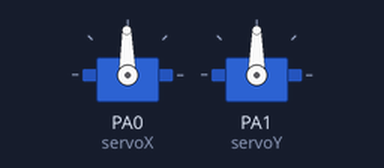
Recording of a sketch running on a simulated STM32 Blue Pill. Shown: 2 × servo. What the sketch prints to the serial monitor is not drawn.

Above: at 4.55 s.
At 6.25 s:
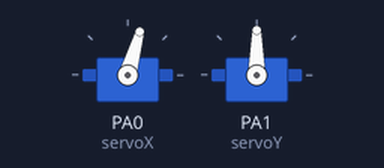
At 7.65 s:
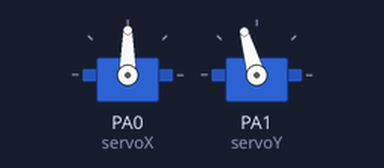
At 10.45 s:
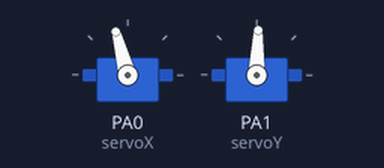
Timing chart, 0 to 13.8 s (numbered marks = the images above):
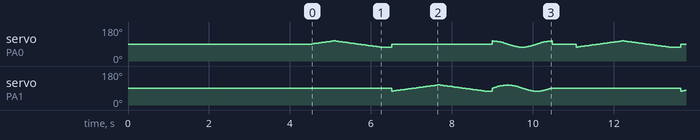

Measured:
- by itself, servo on PA0 (servoX), servo on PA1 (servoY): moves between 74° and 106°, repeating every 7.1 s

The sketch:

ServoInitTest.ino
```cpp
#include "MatekH743_Pinout.h"
// Servos connected on PA0 and PA1 >> Motor3 and Motor4
// xServo == Motor 3
// yServo == Motor 4
#include <Servo.h>
#include <math.h>

Servo servoX;
Servo servoY;

const int centerPos = 90;
const int sweepRange = 16;
const int stepDelay = 35;  // ms between servo steps

int posOffset = 0;
int direction = 1;
bool sweepingX = true;  // Start with X servo

unsigned long lastMoveTime = 0;

void setup() {
  Serial.begin(9600);
  Serial.println("Servos initializing in 4 sec...");
  delay(4000);

  servoX.attach(PA0);  // X-axis
  servoY.attach(PA1);  // Y-axis

  // Center both servos
  servoX.write(centerPos);
  servoY.write(centerPos);

  delay(500);  // Let servos settle before starting sweep
  Serial.println("X and Y servos centered at 90 degrees");
}

void loop() {
  unsigned long now = millis();
  if (now - lastMoveTime >= stepDelay) {
    lastMoveTime = now;

    int currentPos = centerPos + posOffset;

    if (sweepingX) {
      servoX.write(currentPos);
      servoY.write(centerPos);
      Serial.print("Sweeping X → ");
      Serial.println(currentPos);
    } else {
      servoY.write(currentPos);
      servoX.write(centerPos);
      Serial.print("Sweeping Y → ");
      Serial.println(currentPos);
    }

    posOffset += direction;

    if (abs(posOffset) > sweepRange) {
      direction *= -1;
      posOffset += direction;  // Prevent stuttering at endpoints

      if (direction > 0) {
        if (!sweepingX) {
          // Finished Y sweep → now do circular
          Serial.println("Starting circular sweep");
          delay(200);
          doCircularSweep();
        }

        sweepingX = !sweepingX;  // Switch servo phase
        Serial.println(sweepingX ? "Switching to X axis" : "Switching to Y axis");
        delay(300);  // Optional pause
      }
    }
  }
}

void doCircularSweep() {
  for (int angleDeg = 0; angleDeg <= 360; angleDeg += 5) {
    float radians = angleDeg * DEG_TO_RAD;
    int xPos = centerPos + sweepRange * cos(radians);
    int yPos = centerPos + sweepRange * sin(radians);

    servoX.write(xPos);
    servoY.write(yPos);

    Serial.print("Circular X: ");
    Serial.print(xPos);
    Serial.print(" | Y: ");
    Serial.println(yPos);

    delay(20);  // Control speed of the circle
  }

  // Return to center after circle
  servoX.write(centerPos);
  servoY.write(centerPos);
  delay(300);
}
```

MatekH743_Pinout.h
```cpp
#pragma once

// Beeper
#define BEEPER_PIN PA15

// Motors
#define MOTOR1 PB0
#define MOTOR2 PB1
#define MOTOR3 PA0
#define MOTOR4 PA1
#define MOTOR5 PA2
#define MOTOR6 PA3
#define MOTOR7 PD12
#define MOTOR8 PD13

// Servos
#define SERVO1 PE5
#define SERVO2 PE6

// LED
#define LED1_PIN PE3
#define LED2_PIN PE4
#define LED_STRIP_PIN PA8

// UART
#define UART1_TX PA9
#define UART1_RX PA10
#define UART2_TX PD5
#define UART2_RX PD6
#define UART3_TX PD8
#define UART3_RX PD9
#define UART4_TX PB9
#define UART4_RX PB8
#define UART6_TX PC6
#define UART6_RX PC7
#define UART7_TX PE8
#define UART7_RX PE7
#define UART8_TX PE1
#define UART8_RX PE0

// I2C
#define I2C1_SCL PB6
#define I2C1_SDA PB7
#define I2C2_SCL PB10
#define I2C2_SDA PB11

// SPI
#define SPI1_SCK PA5
#define SPI1_MISO PA6
#define SPI1_MOSI PD7
#define SPI2_SCK PB13
#define SPI2_MISO PB14
#define SPI2_MOSI PB15
#define SPI3_SCK PB3
#define SPI3_MISO PB4
#define SPI3_MOSI PB5
#define SPI4_SCK PE12
#define SPI4_MISO PE13
#define SPI4_MOSI PE14

// ADC
#define ADC_BATT PC0
#define ADC_CURR PC1
#define ADC_RSSI PC5
#define ADC_EXT PC4

// SDIO (for SD card)
#define SDIO_CK PC12
#define SDIO_CMD PD2
#define SDIO_D0 PC8
#define SDIO_D1 PC9
#define SDIO_D2 PC10
#define SDIO_D3 PC11

// Pin I/O
#define PINIO1 PD10
#define PINIO2 PD11

// OSD
#define OSD_CS PB12

// Gyro and IMU
#define GYRO_EXTI1 PB2
#define GYRO_EXTI2 PE15
#define GYRO_CS1 PC15
#define GYRO_CS2 PE11

// SPI3 chip select pads
#define SPI3_CS1 PD4
#define SPI3_CS2 PE2

// PPM and other signals
#define PPM_PIN PC7
```
